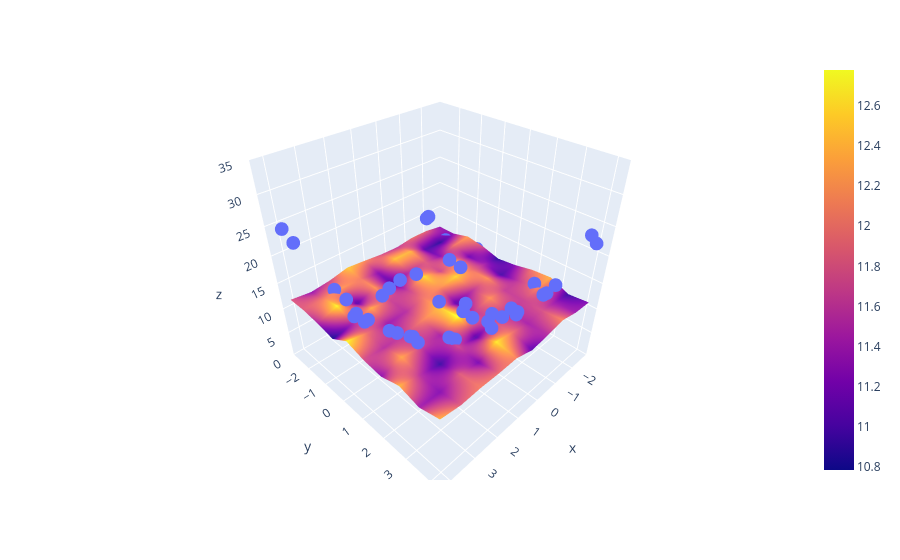

Source (notebook cell):
### Code cell
lr = LinearRegression()
lr.fit(X_multi,z)

X_test_multi = poly.transform(final)
z_final = lr.predict(X_multi).reshape(10,10)
fig = px.scatter_3d(x=x.ravel(), y=y.ravel(), z=z.ravel())

fig.add_trace(go.Surface(x = x_input, y = y_input, z =z_final))

fig.update_layout(scene = dict(zaxis = dict(range=[0,35])))

fig.show()
